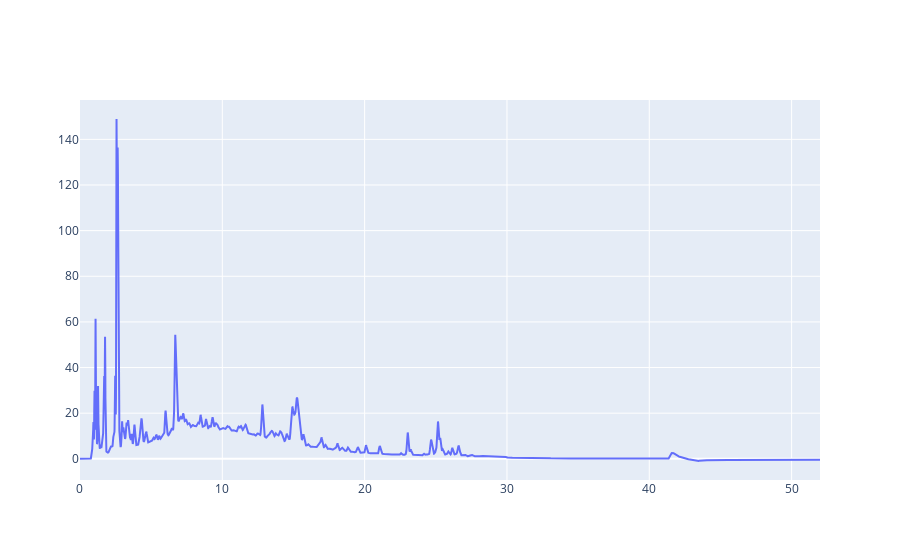

Here is the notebook cell this chart was saved with:
### Code cell
fig = go.Figure()

trace = go.Scatter(x = koerner_260.data_df['mins'], y = koerner_260.data_df['mAU'], mode = 'lines')

fig.add_trace(trace)

fig.show()

### Figure 1 — Plotly figure (JSON) as saved in the notebook; plotly's stock layout.template omitted (floating-point values rounded to 4 significant figures; data arrays with more than 128 entries replaced by an {"elided": "..."} marker saying what was removed)
{"data": [{"mode": "lines", "type": "scatter", "x": {"elided": "7800 float values"}, "y": {"elided": "7800 float values"}}], "layout": {}}
